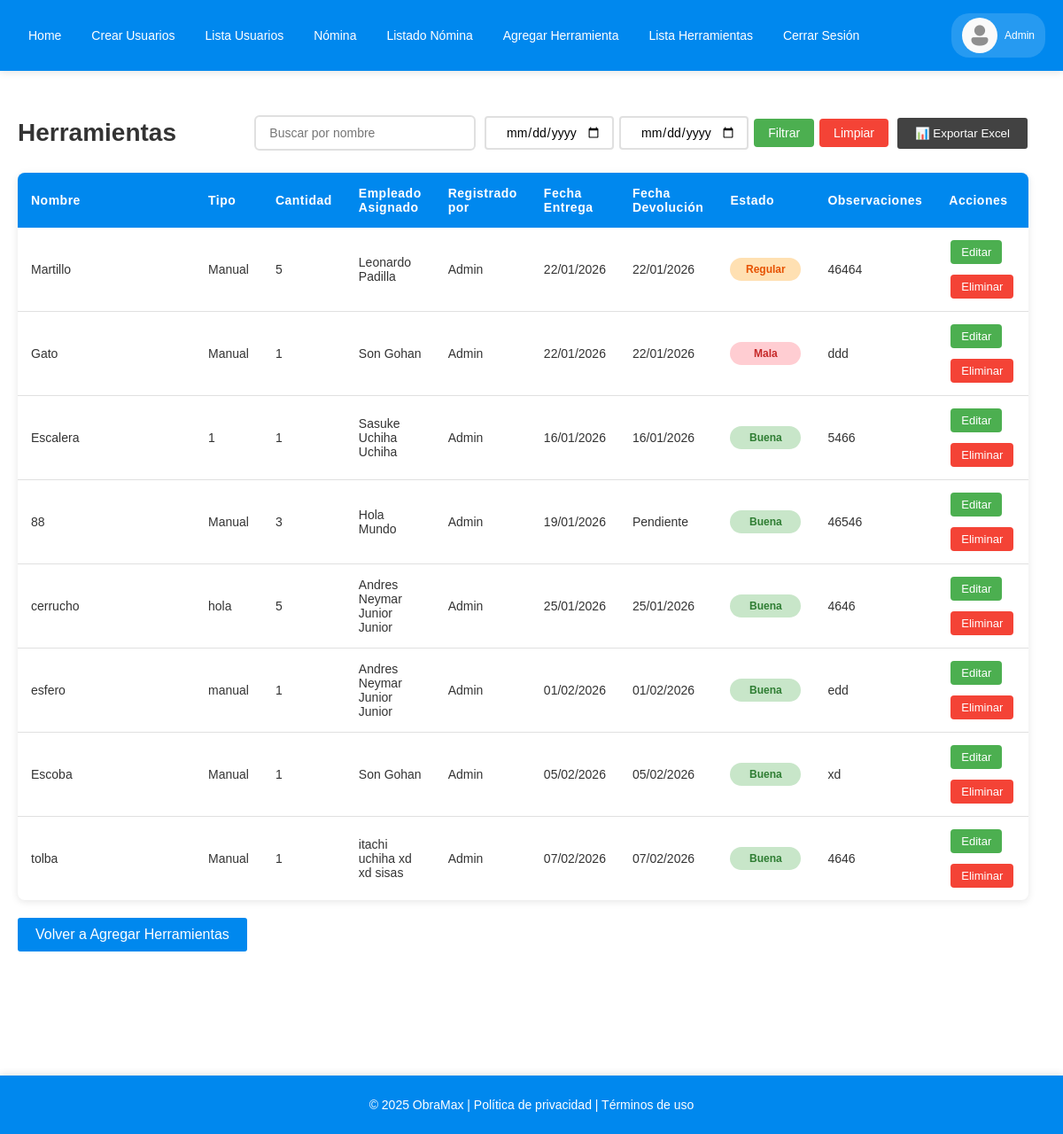
Page /lista_herramientas/ (signed in) on the committed database.
### empleados_crud/models.py (models this page shows, shortened)
class CustomUser(AbstractUser):
    ROLES = [
        ('Administrador','Administrador'),
        ('Ingeniero civil', 'Ingeniero civil'),
        ('Maestro de obra','Maestro de obra'),
    ]
    cedula = models.CharField(max_length=15,unique=True)
    telefono = models.CharField(max_length=15)
    rol = models.CharField(max_length= 20, choices=ROLES ,blank=True, null=True)
    REQUIRED_FIELDS = ['cedula']

class PrestamoHerramienta(models.Model):
    ESTADO_ENTREGA = [
        ('buena', 'Buena'),
        ('Regular', 'Regular'),
        ('Mala', 'Mala'),
    ]
    nombre_herramienta = models.CharField(max_length = 100,null=True)
    tipo = models.CharField(max_length=200,null=True)
    cantidad = models.PositiveIntegerField(null=True)
    empleado_asignado = models.ForeignKey(settings.AUTH_USER_MODEL, on_delete=models.SET_NULL,null=True, related_name='herramientas_asignadas')
    registrado_por = models.ForeignKey(CustomUser, on_delete=models.SET_NULL,null=True, related_name='registro_de_herramienta_creado')
    fecha_entrega = models.DateField()
    fecha_devolucion = models.DateField(blank=True, null=True)
    estado = models.CharField(max_length=20, choices=ESTADO_ENTREGA, default='buena')
    observaciones = models.TextField(max_length=500,blank =True, null=True)

### empleados_crud/views.py (the view)
# urls.py: path('lista_herramientas/', views.lista_herramientas, name='lista_herramientas'),
@login_required
@admin_or_ingeniero
def lista_herramientas(request):
    if request.user.rol == 'Administrador':
        herramientas = PrestamoHerramienta.objects.all()
    else:
        herramientas = PrestamoHerramienta.objects.filter(
            registrado_por=request.user
        )
    fecha_inicio = request.GET.get('fecha_inicio')
    fecha_fin = request.GET.get('fecha_fin')
    if fecha_inicio and fecha_fin:
        herramientas = herramientas.filter(
            fecha_entrega__range=[fecha_inicio, fecha_fin]
        )
    return render(request, 'lista_de_herramientas.html', {
        'herramientas': herramientas
    })

### empleados_crud/templates/lista_de_herramientas.html
{% extends 'base.html' %}
{% load static %}
{% block content %}
    <div class="usuarios-container">
        <div class="usuarios-header">
        <h2>Herramientas</h2>
            <div class="filtros-header">
                <input type="text" id="buscar" placeholder="Buscar por nombre">
                <form method="get" class="filtros-fecha">
                    <input type="date" id="fechaInicio" name="fecha_inicio"
                        class="filtro-fecha"
                        value="{{ request.GET.fecha_inicio }}">
                    <input type="date" id="fechaFin" name="fecha_fin"
                        class="filtro-fecha"
                        value="{{ request.GET.fecha_fin }}">
                    <button id="btnFiltrarFechas" class="boton-filtro">
                        Filtrar
                    </button>
                    <a href="{% url 'lista_herramientas' %}" class="boton-limpiar">
                        Limpiar
                    </a>
                </form>
                <button id="exportarExcel"
                        class="boton-excel"
                        type="button"
                        data-tipo="nomina">
                    📊 Exportar Excel
                </button>
            </div>
        </div>
        {% if herramientas %}
        <div class="table-responsive">
            <table>
                <thead>
                    <tr>
                        <th>Nombre</th>
                        <th>Tipo</th>
                        <th>Cantidad</th>
                        <th>Empleado Asignado</th>
                        {% if request.user.rol == 'Administrador' %}
                            <th>Registrado por</th>
                        {% endif %}
                        <th>Fecha Entrega</th>
                        <th>Fecha Devolución</th>
                        <th>Estado</th>
                        <th>Observaciones</th>
                        <th>Acciones</th>
                    </tr>
                </thead>
                <tbody>
                    {% for herramienta in herramientas %}
                    <tr>
                        <td data-label="Nombre">{{ herramienta.nombre_herramienta }}</td>
                        <td data-label="Tipo">{{ herramienta.tipo }}</td>
                        <td data-label="Cantidad">{{ herramienta.cantidad }}</td>
                        <td data-label="Empleado">{{ herramienta.empleado_asignado.first_name }} {{ herramienta.empleado_asignado.last_name}}</td>
                        {% if request.user.rol == 'Administrador'%}
                            <td data-label="Registrado por">{{ herramienta.registrado_por.first_name}} {{ herramienta.registrado_por.last_name }}</td>
                        {% endif %}
                        <td data-label="Entrega" data-fecha="{{ herramienta.fecha_entrega|date:'Y-m-d' }}">{{ herramienta.fecha_entrega|date:'d/m/Y' }}</td>
                        <td data-label="Devolución">
                            {% if herramienta.fecha_devolucion %}
                                {{ herramienta.fecha_devolucion|date:'d/m/Y' }}
                            {% else %}
                                Pendiente
                            {% endif %}
                        </td>
                        <td data-label="Estado">
                            {% if herramienta.estado == 'buena' %}
                                <span class="estado-badge estado-buena">{{ herramienta.get_estado_display }}</span>
                            {% elif herramienta.estado == 'Regular' %}
                                <span class="estado-badge estado-regular">{{ herramienta.get_estado_display }}</span>
                            {% else %}
                                <span class="estado-badge estado-mala">{{ herramienta.get_estado_display }}</span>
                            {% endif %}
                        </td>
                        <td data-label="Observaciones">{{ herramienta.observaciones|default:"N/A" }}</td>
                        <td data-label="Acciones">
                            <div class="acciones-container">
                                <a href="{% url 'editar_herramienta' herramienta.id %}">Editar</a>
                                <a href="{% url 'eliminar_herramienta' herramienta.id %}" class="btn-eliminar">Eliminar</a>
                            </div>
                        </td>
                    </tr>
                    {% endfor %}
                </tbody>
            </table>
        </div>
        {% else %}
        <p class="no-usuarios">No hay herramientas registradas en el sistema.</p>
        {% endif %}
        <div style="margin-top: 20px;">
            <a href="{% url 'herramientas' %}" class="boton">
                Volver a Agregar Herramientas
            </a>
        </div>
    </div>
{% endblock %}

### empleados_crud/templates/base.html (shortened to what this page needs)
<!DOCTYPE html>
{% load static %}
<html lang="es">
<head>
    <link rel="stylesheet" href="{% static 'CSS/styles.css' %}">
</head>
<body class="layout">
    <header class="site-header">
        <nav class="navbar">
            <div class="nav__container">
                <ul class="nav__list" id="navMenu">
                    <li class="nav__item"><a class="nav_link" href="{% url 'index' %}">Home</a></li>
                    {% if user.is_authenticated %}
                        {% if request.user.rol == 'Administrador' %}
                            <li class="nav__item"><a class="nav_link" href="{% url 'crear_usuarios' %}">Crear Usuarios</a></li>
                            <li class="nav__item"><a class="nav_link" href="{% url 'lista_usuarios' %}">Lista Usuarios</a></li>
                            <li class="nav__item"><a class="nav_link" href="{% url 'nomina' %}">Nómina</a></li>
                            <li class="nav__item"><a class="nav_link" href="{% url 'empleados_nomina' %}">Listado Nómina</a></li>
                            <li class="nav__item"><a class="nav_link" href="{% url 'herramientas' %}">Agregar Herramienta</a></li>
                            <li class="nav__item"><a class="nav_link" href="{% url 'lista_herramientas' %}">Lista Herramientas</a></li>
                        {% endif %}
                        <li class="nav__item"><a class="nav_link" href="{% url 'cerrarSesion' %}">Cerrar Sesión</a></li>
                    {% else %}
                        <li class="nav__item"><a class="nav_link" href="{% url 'iniciarSesion' %}">Iniciar sesión</a></li>
                        <li class="nav__item"><a class="nav_link" href="{% url 'registrarse' %}">Registrarse</a></li>
                    {% endif %}
                </ul>
                {% if user.is_authenticated %}
                <div class="nav__user-profile">
                    <img class="nav__user-avatar" src="{% static 'img/avatar.png' %}">
                    <span class="nav__user-name">{{ user.first_name }} {{ user.last_name }}</span>
                </div>
                {% endif %}
            </div>
        </nav>
    </header>
    <div class="page-wrapper">
        <main class="main-content">
            {% block content %}{% endblock %}
        </main>
    </div>
    <footer class="footer">
        <p>© 2025 ObraMax | Política de privacidad | Términos de uso</p>
    </footer>
</body>
</html>

### rows in the picture
CustomUser: first_name "Admin"
PrestamoHerramienta: nombre_herramienta "Martillo", tipo "Manual", cantidad "5", empleado_asignado.first_name "Leonardo", empleado_asignado.last_name "Padilla", registrado_por.first_name "Admin", fecha_entrega "22/01/2026", fecha_devolucion "22/01/2026", estado "Regular", observaciones "46464"
PrestamoHerramienta: nombre_herramienta "Gato", tipo "Manual", cantidad "1", empleado_asignado.first_name "Son", empleado_asignado.last_name "Gohan", registrado_por.first_name "Admin", fecha_entrega "22/01/2026", fecha_devolucion "22/01/2026", estado "Mala", observaciones "ddd"
PrestamoHerramienta: nombre_herramienta "Escalera", tipo "1", cantidad "1", empleado_asignado.first_name "Sasuke", empleado_asignado.last_name "Uchiha Uchiha", registrado_por.first_name "Admin", fecha_entrega "16/01/2026", fecha_devolucion "16/01/2026", estado "Buena", observaciones "5466"
PrestamoHerramienta: nombre_herramienta "88", tipo "Manual", cantidad "3", empleado_asignado.first_name "Hola", empleado_asignado.last_name "Mundo", registrado_por.first_name "Admin", fecha_entrega "19/01/2026", shows "Pendiente", estado "Buena", observaciones "46546"
PrestamoHerramienta: nombre_herramienta "cerrucho", tipo "hola", cantidad "5", empleado_asignado.first_name "Andres Neymar", empleado_asignado.last_name "Junior Junior", registrado_por.first_name "Admin", fecha_entrega "25/01/2026", fecha_devolucion "25/01/2026", estado "Buena", observaciones "4646"
PrestamoHerramienta: nombre_herramienta "esfero", tipo "manual", cantidad "1", empleado_asignado.first_name "Andres Neymar", empleado_asignado.last_name "Junior Junior", registrado_por.first_name "Admin", fecha_entrega "01/02/2026", fecha_devolucion "01/02/2026", estado "Buena", observaciones "edd"
PrestamoHerramienta: nombre_herramienta "Escoba", tipo "Manual", cantidad "1", empleado_asignado.first_name "Son", empleado_asignado.last_name "Gohan", registrado_por.first_name "Admin", fecha_entrega "05/02/2026", fecha_devolucion "05/02/2026", estado "Buena", observaciones "xd"
PrestamoHerramienta: nombre_herramienta "tolba", tipo "Manual", cantidad "1", empleado_asignado.first_name "itachi uchiha xd xd", empleado_asignado.last_name "sisas", registrado_por.first_name "Admin", fecha_entrega "07/02/2026", fecha_devolucion "07/02/2026", estado "Buena", observaciones "4646"
